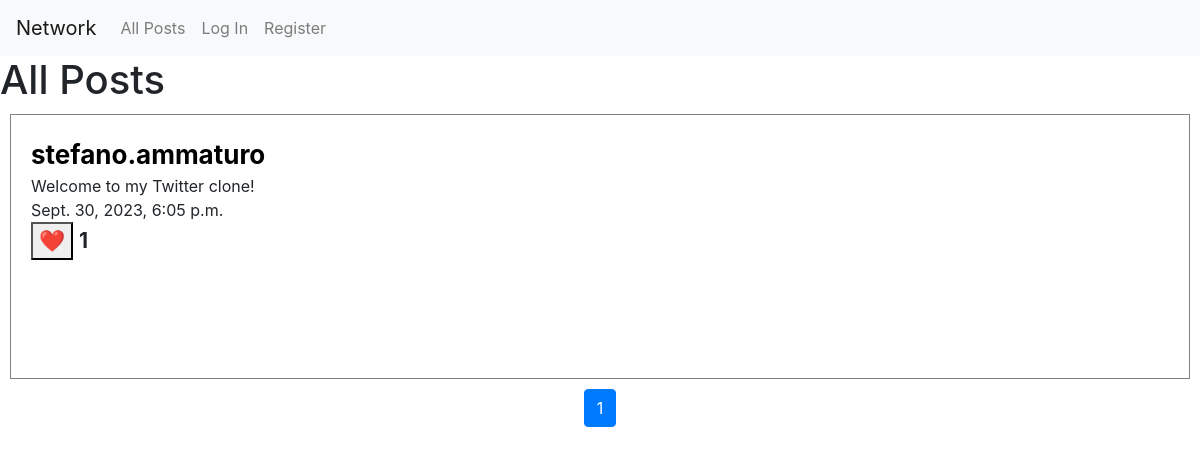
The page / on the database its author committed.
### network/models.py (models this page shows)
class Posts(models.Model):
    user = models.ForeignKey(User, on_delete=models.CASCADE, blank=True, null=True)
    content = models.CharField(max_length=500, default='')
    likes = models.IntegerField(default=0)
    created = models.DateTimeField(default=timezone.now)

class User(AbstractUser):
    pass

### network/views.py (the view)
# urls.py: path("", views.index, name="index"),
def index(request):
    if request.method == "POST":
        form=NewPostForm(request.POST)
        if form.is_valid():
            content =form.cleaned_data['content']
            posting = Posts(
                    user=request.user,
                    content = content,
                    created = datetime.now()
                )
            posting.save()
            return redirect('index')
        else:
            return render(request, "network/index.html", {"form":form})
    else:
        posts = Posts.objects.all().order_by('-created')
        paginator = Paginator(posts, 10)
        page_number = request.GET.get('page')
        page = paginator.get_page(page_number)
        return render(request, "network/index.html", {"form":NewPostForm(), "page":page})

### network/templates/network/index.html (shortened to what this page needs)
{% extends "network/layout.html" %}
{% block body %}
    <div>
        <h1>All Posts</h1>
        <div>
            {% for post in page %}
                <div class = "post">
                    <a href="{% url 'profile' post.user %}"><b style = "font-size:26px; color:black;">{{ post.user }}</b><br></a>
                    <div>
                        <div>
                            <div id="post-content-{{ post.id }}">{{ post.content }}</div>
                        </div>
                        <div>{{ post.created }}</div>
                        <div style="font-size: 21px;">
                            <button id="like-button-{{ post.id }}" class="like-button" data-post-id="{{ post.id }}" data-csrf="{{ csrf_token }}">&#10084;&#65039;</button>
                            <b id="like-count-{{ post.id }}" class="like-count">{{ post.likes }}</b>
                        </div>
                    </div>
                </div>
            {% endfor %}
        </div>
        <nav aria-label="Page navigation example">
            <ul class="pagination justify-content-center">
                {% for page_num in page.paginator.page_range %}
                    <li class="page-item {% if page_num == page.number %}active{% endif %}">
                        <a class="page-link" href="?page={{ page_num }}">{{ page_num }}</a>
                    </li>
                {% endfor %}
            </ul>
        </nav>
    </div>
{% endblock %}

### network/templates/network/layout.html (shortened to what this page needs)
{% load static %}
<!DOCTYPE html>
<html lang="en">
    <head>
        <link rel="stylesheet" href="https://stackpath.bootstrapcdn.com/bootstrap/4.4.1/css/bootstrap.min.css">
        <link href="{% static 'network/styles.css' %}" rel="stylesheet">
    </head>
    <body>
        <nav class="navbar navbar-expand-lg navbar-light bg-light">
            <a class="navbar-brand" href="{% url 'index' %}">Network</a>
            <div>
              <ul class="navbar-nav mr-auto">
                <li class="nav-item">
                  <a class="nav-link" href="{% url 'index' %}">All Posts</a>
                </li>
                {% if user.is_authenticated %}
                    <li class="nav-item">
                        <a class="nav-link" href="{% url 'following' %}">Following</a>
                    </li>
                    <li class="nav-item">
                        <a class="nav-link" href="{% url 'logout' %}">Log Out</a>
                    </li>
                {% else %}
                    <li class="nav-item">
                        <a class="nav-link" href="{% url 'login' %}">Log In</a>
                    </li>
                    <li class="nav-item">
                        <a class="nav-link" href="{% url 'register' %}">Register</a>
                    </li>
                {% endif %}
              </ul>
            </div>
          </nav>
        <div class="body">
            {% block body %}
            {% endblock %}
        </div>
    </body>
</html>

### network/static/network/styles.css (style rules this page uses)
.post { border: 0.5px solid grey; height:265px; padding: 20px; margin:10px; }

### rows shown on the page
Posts: user "stefano.ammaturo", content "Welcome to my Twitter clone!", created "Sept. 30, 2023, 6:05 p.m.", likes "1"

### other values the page prints
{{ page_num }} "1"
